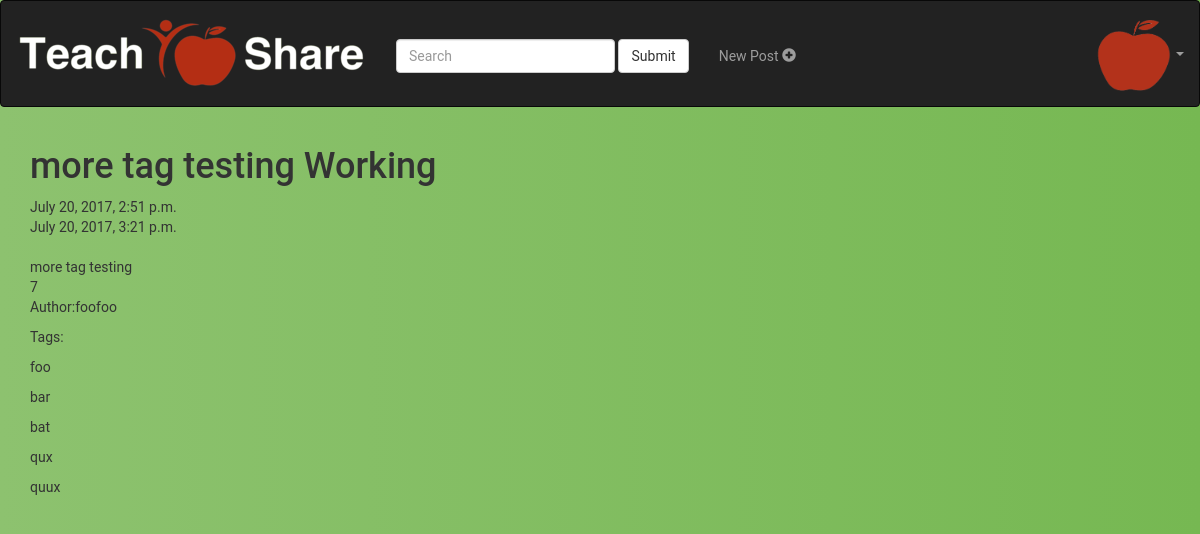
/account/detail/7/, run on the app's committed database.
### accounts/models.py (models this page shows)
class Post(models.Model):
	user = models.ForeignKey(settings.AUTH_USER_MODEL, default=1)
	title = models.CharField(max_length=100, default='')
	user = models.CharField(max_length=100, default='')
	content = models.TextField(default="")
	updated = models.DateTimeField(auto_now=True, auto_now_add=False)
	likes = models.IntegerField(default=0)
	timestamp = models.DateTimeField(auto_now=False, auto_now_add= True)

class Tag(models.Model):
	tag = models.CharField(max_length=100, default='')
	post = models.ForeignKey(Post, on_delete=models.CASCADE)

### accounts/views.py (the view)
# urls.py: url(r'^detail/(?P<id>\d+)/$', views.post_detail, name='post_detail' ),
def post_detail(request, id= None):
	instance = get_object_or_404(Post, id=id)
	context = {
		"title": instance.title,
		"instance": instance,
		"tags": instance.tag_set.all()
	}
	return render(request,'accounts/post_detail.html',context)

### accounts/templates/accounts/post_detail.html (shortened to what this page needs)
<!DOCTYPE html>
<html>
<head>
{% load static %}
<link rel="stylesheet" href="https://maxcdn.bootstrapcdn.com/bootstrap/3.3.7/css/bootstrap.min.css">
<link rel="stylesheet" href={% static 'accounts/post_detail.css'%} type = "text/css">
</head>
<body>
<nav class="navbar navbar-inverse ">
  <div class="container-fluid">
    <div class="navbar-header">
      <a class="navbar-brand" href="/account/dashboard">
        <img src="{% static "accounts/tslogo.png" %}" alt="TSLogo"/>
      </a>
    </div>
    <form class="navbar-form navbar-left nav-searchpad">
      <div class="form-group">
        <input type="text" class="form-control" placeholder="Search">
      </div>
      <button type="submit" class="btn btn-default">Submit</button>
    </form>
    <ul class="nav navbar-nav nav-navitems">
      <li><a href="/account/create/">
        <p>New Post <span class="glyphicon glyphicon-plus-sign"></span> </p>
        </a>
      </li>
    </ul>
    <ul class="nav navbar-nav navbar-right">
      <li class="dropdown">
        <a class="dropdown-toggle" data-toggle="dropdown" >
          <img src="{% static "accounts/applelogo.png" %}" alt="TSLogo"/>
        <span class="caret"></span></a>
      </li>
    </ul>
  </div>
</nav>
<div class = "container">
<h1> {{ title }} Working </h1>
{{instance.timestamp}}</br>
{{ instance.updated }}</br>
{{instance.title}}</br>
{{instance.id}}</br>
<p>Author:{{instance.user}}</p>
<p>Tags:
{% if tags %}
  {% for tag in tags %}
      <p>{{tag.tag}}</p>
  {% endfor %}
{% endif %}
</p>
</div>
<div class="col-xs-12" style="height:50px;"></div>
</body>
</html>

### accounts/static/accounts/post_detail.css (style rules this page uses)
body { background: #FCF4E3 ; background: -webkit-linear-gradient(right, #76b852, #8DC26F); background: -moz-linear-gradient(right, #76b852, #8DC26F); background: -o-linear-gradient(right, #76b852, #8DC26F); background: linear-gradient(to left, #76b852, #8DC26F); font-family: "Roboto", sans-serif; -webkit-font-smoothing: antialiased; -moz-osx-font-smoothing: grayscale; }
.navbar { min-height:100px !important; }
.nav-navitems { text-align: center; padding-top: 30px; }
.nav-searchpad { text-align: center; padding-top: 30px; }

### data on the page
Post: title "more tag testing", timestamp "July 20, 2017, 2:51 p.m.", updated "July 20, 2017, 3:21 p.m.", id "7", user "foofoo"
Tag: tag "foo"
Tag: tag "bar"
Tag: tag "bat"
Tag: tag "qux"
Tag: tag "quux"
